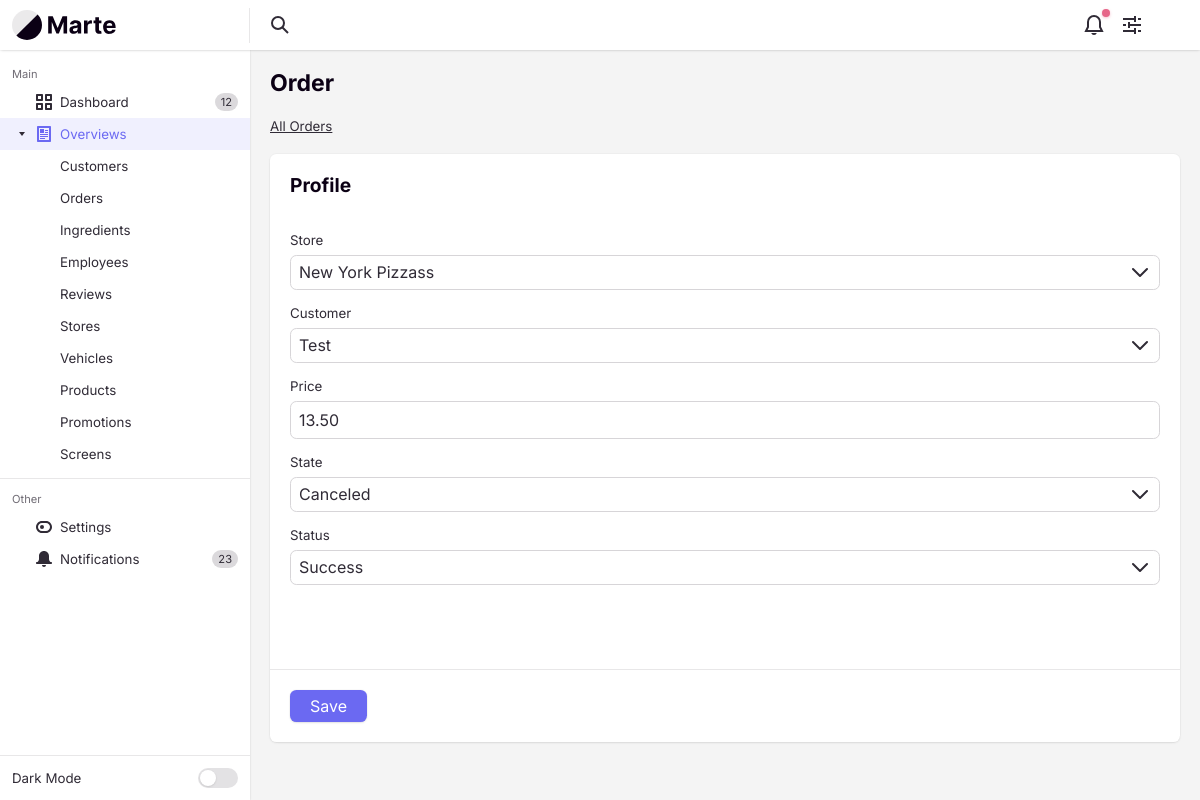
The app's page /ordercontroller/update/0kmq with its own data.
### tables this page shows
CREATE TABLE `orders` (
  `orderId` varchar(4) NOT NULL,
  `orderStoreId` varchar(4) NOT NULL,
  `orderCustomerId` varchar(4) NOT NULL,
  `orderState` enum('progress','delivered','on the way','canceled','picked up') NOT NULL,
  `orderStatus` enum('success','pending','failed','') NOT NULL,
  `orderPrice` decimal(6,2) NOT NULL,
  `orderCreateDate` int(10) NOT NULL,
  `orderDescription` text DEFAULT NULL
);

CREATE TABLE `stores` (
  `storeId` varchar(4) NOT NULL,
  `storeName` varchar(255) NOT NULL,
  `storeZipcode` varchar(255) NOT NULL,
  `storeStreetName` varchar(255) NOT NULL,
  `storeCity` varchar(255) NOT NULL,
  `storePhone` varchar(10) NOT NULL,
  `storeEmail` varchar(255) NOT NULL,
  `storeIsActive` tinyint(1) NOT NULL DEFAULT 1,
  `storeCreateDate` int(10) NOT NULL,
  `storeDescription` text DEFAULT NULL
);

CREATE TABLE `customers` (
  `customerId` varchar(4) NOT NULL,
  `customerFirstName` varchar(255) NOT NULL,
  `customerLastName` varchar(255) NOT NULL,
  `customerStreetName` varchar(255) NOT NULL,
  `customerZipCode` varchar(10) NOT NULL,
  `customerCity` varchar(50) NOT NULL,
  `customerEmail` varchar(255) NOT NULL,
  `customerPhone` varchar(255) NOT NULL,
  `customerType` enum('member','guest','admin') NOT NULL,
  `customerIsActive` tinyint(1) NOT NULL DEFAULT 1,
  `customerCreateDate` int(10) NOT NULL
);

### app/libraries/Core.php (called while the page is built, shortened)
<?php
class Core
{
    protected $currentMethod = 'index';
    public function __construct()
    {
        $url = $this->getUrl();
        $this->currentController = new $this->currentController();
        if (isset($url[1])) {
            if (method_exists($this->currentController, $url[1])) {
                $this->currentMethod = $url[1];
            } else if (!empty($url[1])) {
                require APPROOT . '/views/includes/404.php';
                exit;
            }
        }
        $this->params = $url ? [$url[2]] : [];
        call_user_func_array([$this->currentController, $this->currentMethod], $this->params);
    }
    public function getUrl()
    {
        $incoming = $_SERVER['REQUEST_URI'];
        $incoming = str_replace("/pizzapalacebackend/", "", $incoming);
        if (!empty($incoming) && substr($incoming, -1) !== '/') {
            $incoming .= '/';
        }
        $incoming = trim($incoming, "/");
        $url = filter_var($incoming, FILTER_SANITIZE_URL);
        $url = explode('/', $url);
        $urlController = $url[0];
        $urlAction = "";
        if (array_key_exists(1, $url)) {
            $urlAction = explode('?', $url[1])[0];
        }
        $urlSlug = $url;
        if (array_key_exists(2, $url)) {
            $urlSlug = $url[2];
        }
        $output = [$urlController, $urlAction, $urlSlug];
        return $output;
    }
}

### app/require.php (called while the page is built, shortened)
<?php
  require_once 'libraries/Core.php';
  require_once 'libraries/Controller.php';
  require_once 'libraries/Database.php';
  $init = new Core();

### public/index.php (called while the page is built)
<?php
  require_once '../app/require.php';
?>

### app/libraries/Database.php (called while the page is built, shortened)
<?php
  class Database {
    private $dbHost = DB_HOST;
    private $dbUser = DB_USER;
    private $dbPass = DB_PASS;
    private $dbName = DB_NAME;
    private $statement;
    private $dbHandler;
    public function __construct()
    {
      $conn = 'mysql:host=' . $this->dbHost . ";dbname=" . $this->dbName;
      $options = array(
        PDO::ATTR_PERSISTENT => true,
        PDO::ATTR_ERRMODE => PDO::ERRMODE_EXCEPTION,
        PDO::ATTR_EMULATE_PREPARES => false
      );
      try
      {
        $this->dbHandler = new PDO($conn, $this->dbUser, $this->dbPass, $options);
      }
      catch(PDOException $e) {
        $this->error = $e->getMessage();
        echo $this->error;
      }
    }
    public function query($sql) {
      $this->statement = $this->dbHandler->prepare($sql);
    }
    public function bind($parameter, $value, $type=null) {
      switch (is_null($type)) {
        default:
          $type = PDO::PARAM_STR;
      }
      $this->statement->bindValue($parameter, $value, $type);
    }
    public function execute() {
      return $this->statement->execute();
    }
    public function resultSet() {
      $this->execute();
      return $this->statement->fetchAll(PDO::FETCH_OBJ);
    }
    public function single() {
      $this->execute();
      return $this->statement->fetch(PDO::FETCH_OBJ);
    }
  }
?>

### app/models/OrderModel.php (called while the page is built, shortened)
<?php
class OrderModel
{
    private $db;
    public function __construct()
    {
        $this->db = new Database();
    }
    public function getOrderById($orderId)
    {
        $this->db->query("SELECT o.orderId,
        o.orderStoreId,
        o.orderCustomerId,
        o.orderPrice,
        o.orderState,
        o.orderStatus,
        o.orderCreateDate,
        c.customerFirstName,
        c.customerLastName,
        s.storeName
        FROM orders as o
        INNER JOIN customers as c ON o.orderCustomerId = c.customerId
        INNER JOIN stores as s ON o.orderStoreId = s.storeId
        WHERE o.orderId = :id");
        $this->db->bind(":id", $orderId);
        return $this->db->single();
    }
}

### app/models/StoreModel.php (called while the page is built, shortened)
<?php
class StoreModel
{
    private $db;
    public function __construct()
    {
        $this->db = new Database();
    }
    public function getStores()
    {
        $this->db->query("SELECT storeId,
                                 storeName,
                                 storeZipcode,
                                 storeStreetName,
                                 storeCity,
                                 storePhone,
                                 storeEmail,
                                 storeCreateDate
                                 FROM stores
                                 WHERE storeIsActive = 1");
        return $this->db->resultSet();
    }
}

### app/models/CustomerModel.php (called while the page is built, shortened)
<?php
class CustomerModel
{
    private $db;
    public function __construct()
    {
        $this->db = new Database();
    }
    public function getCustomers()
    {
        $this->db->query("SELECT customerId,
                                 customerFirstName,
                                 customerLastName,
                                 customerStreetName,
                                 customerZipCode,
                                 customerCity,
                                 customerEmail,
                                 customerPhone,
                                 customerType,
                                 customerCreateDate
                                 FROM customers
                                 WHERE customerIsActive = 1");
        return $this->db->resultSet();
    }
}

### app/views/backend/order/update.php (the view, shortened to what this page needs)
<?php require APPROOT . '/views/includes/head.php'; ?>
<div class="margin-bottom-md">
    <h1 class="text-lg">Order</h1>
</div>
<div class="margin-bottom-md">
    <nav class="breadcrumbs text-sm" aria-label="Breadcrumbs">
        <ol class="flex flex-wrap gap-xxs">
            <li class="breadcrumbs__item">
                <a href="<?= URLROOT ?>ordercontroller/ordersOverview" class="color-inherit">All Orders</a>
            </li>
        </ol>
    </nav>
</div>
<div class="bg radius-md shadow-xs">
    <form action="<?= URLROOT; ?>ordercontroller/update" method="post">
        <div class="padding-md">
            <fieldset class="margin-bottom-xl">
                <legend class="form-legend margin-bottom-md">Profile</legend>
                <div class="margin-bottom-sm">
                    <div class="grid gap-xxs">
                        <div class="col-3@lg">
                            <label class="inline-block text-sm padding-top-xs@lg" for="orderStoreId">Store</label>
                        </div>
                        <div class="col-6@lg">
                            <div class="select">
                                <select class="form-control width-100%" name="orderStoreId" id="orderStoreId" required>
                                    <?php foreach ($data['store'] as $store) : ?>
                                        <option <?= ($data['row']->orderStoreId == $store->storeId) ? "selected" : "" ?> value="<?= $store->storeId ?>"><?= $store->storeName ?></option>
                                    <?php endforeach ?>
                                </select>
                            </div>
                        </div>
                    </div>
                </div>
                <div class="margin-bottom-sm">
                    <div class="grid gap-xxs">
                        <div class="col-3@lg">
                            <label class="inline-block text-sm padding-top-xs@lg" for="orderCustomerId">Customer</label>
                        </div>
                        <div class="col-6@lg">
                            <div class="select">
                                <select class="form-control width-100%" name="orderCustomerId" id="orderCustomerId" required>
                                    <?php foreach ($data['customer'] as $customer) : ?>
                                        <option <?= ($data['row']->orderCustomerId == $customer->customerId) ? "selected" : "" ?> value="<?= $customer->customerId ?>"><?= $customer->customerFirstName ?></option>
                                    <?php endforeach ?>
                                </select>
                            </div>
                        </div>
                    </div>
                </div>
                <div class="margin-bottom-sm">
                    <div class="grid gap-xxs">
                        <div class="col-3@lg">
                            <label class="inline-block text-sm padding-top-xs@lg" for="orderPrice">Price</label>
                        </div>
                        <div class="col-6@lg">
                            <input class="form-control width-100%" type="text" name="orderPrice" id="orderPrice" value="<?= $data['row']->orderPrice; ?>">
                        </div>
                    </div>
                </div>
                <div class="margin-bottom-sm">
                    <div class="grid gap-xxs">
                        <div class="col-3@lg">
                            <label class="inline-block text-sm padding-top-xs@lg" for="orderState">State</label>
                        </div>
                        <div class="col-6@lg">
                            <div class="select">
                                <select class="select__input form-control" name="orderState" id="orderState">
                                    <?php foreach ($data['orderState'] as $value => $name) : ?>
                                        <option <?= ($data['row']->orderState == $value) ? "selected" : "" ?> value="<?= $value ?>"><?= $name ?></option>
                                    <?php endforeach; ?>
                                </select>
                            </div>
                        </div>
                    </div>
                </div>
                <div class="margin-bottom-sm">
                    <div class="grid gap-xxs">
                        <div class="col-3@lg">
                            <label class="inline-block text-sm padding-top-xs@lg" for="orderStatus">Status</label>
                        </div>
                        <div class="col-6@lg">
                            <div class="select">
                                <select class="select__input form-control" name="orderStatus" id="orderStatus">
                                    <?php foreach ($data['orderStatus'] as $value => $name) : ?>
                                        <option <?= ($data['row']->orderStatus == $value) ? "selected" : "" ?> value="<?= $value ?>"><?= $name ?></option>
                                    <?php endforeach; ?>
                                </select>
                            </div>
                        </div>
                    </div>
                </div>
            </fieldset>
        </div>
        <div class="border-top border-alpha padding-md">
            <div class="flex flex-wrap gap-xs justify-between">
                <button class="btn btn--primary">Save</button>
            </div>
        </div>
    </form>
</div>
<?php require APPROOT . '/views/includes/footer.php'; ?>

### records on screen
orders: orderStoreId "New York Pizzass", orderCustomerId "Test", orderPrice "13.50", orderState "Canceled", orderStatus "Success"
